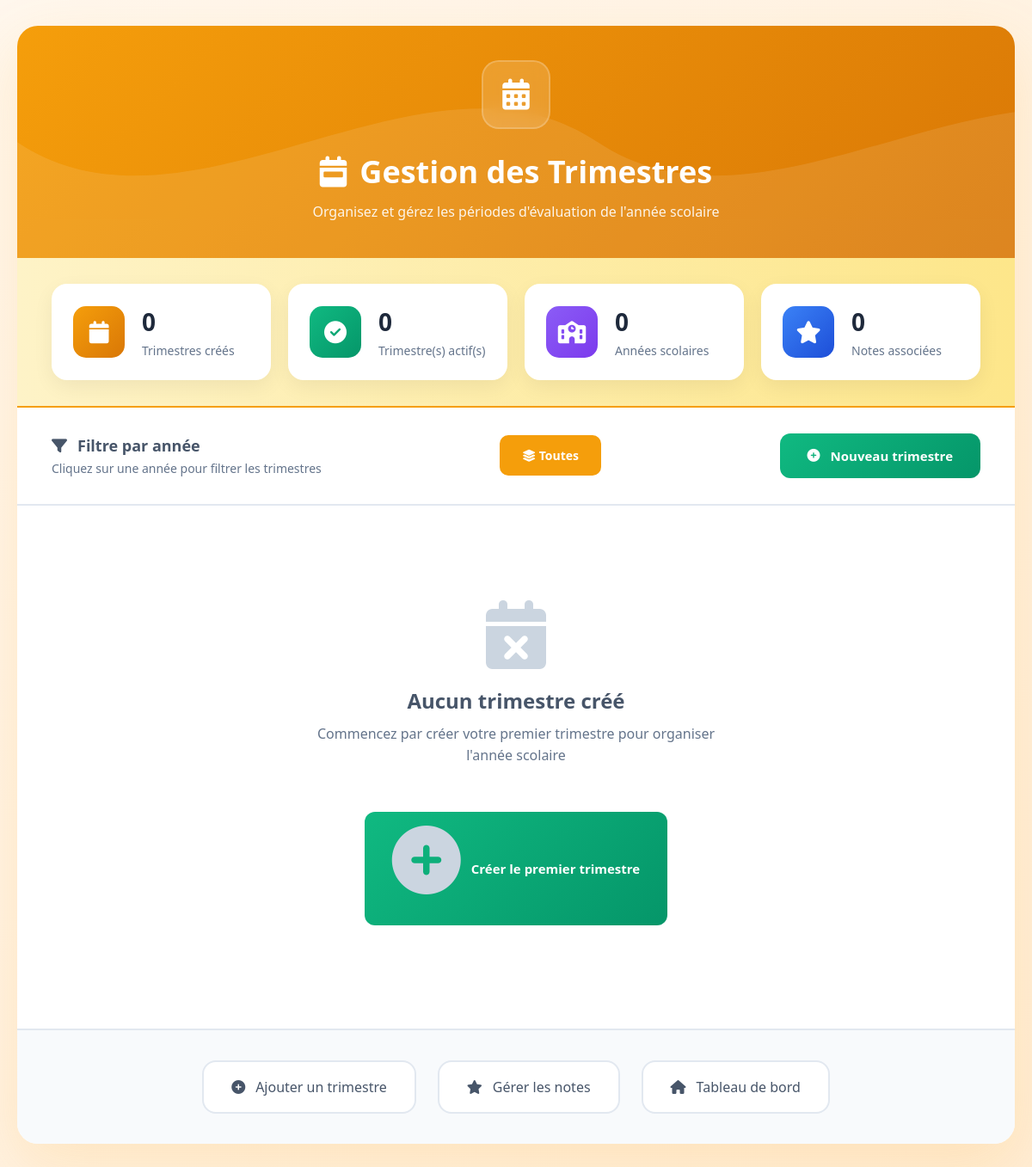
Before: /Ecole/trimestres/liste.php (signed in) with the older database file.
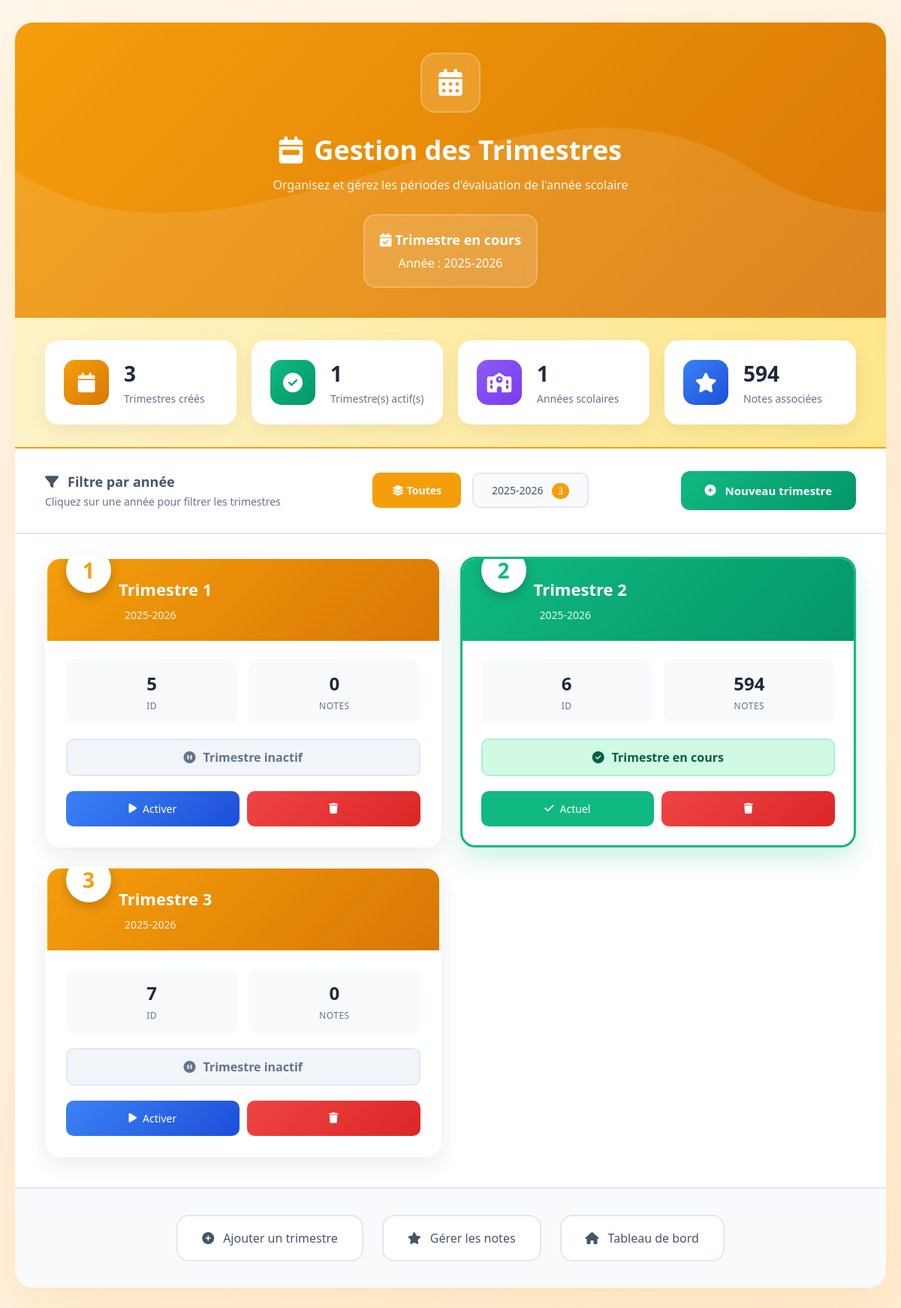
After: the same page with the newer database file.
### tables this page shows
CREATE TABLE `annees_scolaires` (
  `id` int(11) NOT NULL,
  `libelle` varchar(20) NOT NULL,
  `active` tinyint(1) DEFAULT 0
);

CREATE TABLE `trimestres` (
  `id` int(11) NOT NULL,
  `nom` varchar(30) NOT NULL,
  `ordre` int(11) NOT NULL,
  `annee_id` int(11) NOT NULL,
  `actif` tinyint(1) DEFAULT 0
);

### Ecole/trimestres/liste.php (the view, shortened to what this page needs)
<?php
require_once '../config/database.php';
$stmt = $pdo->query("
    SELECT t.id, t.nom, t.ordre, t.actif, a.libelle AS annee, a.id as annee_id,
           (SELECT COUNT(*) FROM notes n WHERE n.trimestre_id = t.id) as nb_notes
    FROM trimestres t
    JOIN annees_scolaires a ON t.annee_id = a.id
    ORDER BY a.libelle DESC, t.ordre ASC
");
$trimestres = $stmt->fetchAll();
$stats_annee = [];
foreach ($trimestres as $t) {
    if (!isset($stats_annee[$t['annee']])) {
        $stats_annee[$t['annee']] = ['total' => 0, 'actif' => 0];
    }
    $stats_annee[$t['annee']]['total']++;
    if ($t['actif']) {
        $stats_annee[$t['annee']]['actif']++;
    }
}
$current_year = null;
foreach ($trimestres as $t) {
    if ($t['actif']) {
        $current_year = $t['annee'];
        break;
    }
}
?>
<!DOCTYPE html>
<html lang="fr">
<head>
    <link rel="stylesheet" href="https://cdnjs.cloudflare.com/ajax/libs/font-awesome/6.4.0/css/all.min.css">
</head>
<body>
    <div class="container">
        <div class="header">
            <div class="header-content">
                <div class="header-icon">
                    <i class="fas fa-calendar-alt"></i>
                </div>
                <h1><i class="fas fa-calendar-week"></i> Gestion des Trimestres</h1>
                <p>Organisez et gérez les périodes d'évaluation de l'année scolaire</p>
                <?php if ($current_year): ?>
                <div class="current-period">
                    <strong><i class="fas fa-calendar-check"></i> Trimestre en cours</strong>
                    Année : <?php echo htmlspecialchars($current_year); ?>
                </div>
                <?php endif; ?>
            </div>
        </div>
        <div class="stats-bar">
            <div class="stat-card">
                <div class="stat-icon total">
                    <i class="fas fa-calendar"></i>
                </div>
                <div class="stat-content">
                    <h3><?php echo count($trimestres); ?></h3>
                    <p>Trimestres créés</p>
                </div>
            </div>
            <div class="stat-card">
                <div class="stat-icon active">
                    <i class="fas fa-check-circle"></i>
                </div>
                <div class="stat-content">
                    <h3><?php echo count(array_filter($trimestres, fn($t) => $t['actif'])); ?></h3>
                    <p>Trimestre(s) actif(s)</p>
                </div>
            </div>
            <div class="stat-card">
                <div class="stat-icon years">
                    <i class="fas fa-school"></i>
                </div>
                <div class="stat-content">
                    <h3><?php echo count($stats_annee); ?></h3>
                    <p>Années scolaires</p>
                </div>
            </div>
            <div class="stat-card">
                <div class="stat-icon notes">
                    <i class="fas fa-star"></i>
                </div>
                <div class="stat-content">
                    <h3><?php echo array_sum(array_column($trimestres, 'nb_notes')); ?></h3>
                    <p>Notes associées</p>
                </div>
            </div>
        </div>
        <div class="actions-bar">
            <div>
                <h3 style="color: #475569; font-size: 18px; display: flex; align-items: center; gap: 12px;">
                    <i class="fas fa-filter"></i> Filtre par année
                </h3>
                <p style="color: #64748b; font-size: 14px; margin-top: 5px;">
                    Cliquez sur une année pour filtrer les trimestres
                </p>
            </div>
            <div class="year-filter" id="yearFilter">
                <button class="year-btn active" data-year="all">
                    <i class="fas fa-layer-group"></i> Toutes
                </button>
                <?php foreach ($stats_annee as $annee => $stat): ?>
                <button class="year-btn" data-year="<?php echo htmlspecialchars($annee); ?>">
                    <?php echo htmlspecialchars($annee); ?>
                    <span
                        style="margin-left: 8px; padding: 2px 8px; background: #f59e0b; color: white; border-radius: 10px; font-size: 12px;">
                        <?php echo $stat['total']; ?>
                    </span>
                </button>
                <?php endforeach; ?>
            </div>
            <a href="ajouter.php" class="btn-add">
                <i class="fas fa-plus-circle"></i> Nouveau trimestre
            </a>
        </div>
        <div class="content">
            <div class="trimesters-grid" id="trimestersGrid">
                <?php if (empty($trimestres)): ?>
                <div class="empty-state">
                    <i class="fas fa-calendar-times"></i>
                    <h3>Aucun trimestre créé</h3>
                    <p>Commencez par créer votre premier trimestre pour organiser l'année scolaire</p>
                    <br>
                    <a href="ajouter.php" class="btn-add" style="display: inline-flex; width: auto;">
                        <i class="fas fa-plus-circle"></i> Créer le premier trimestre
                    </a>
                </div>
                <?php else: ?>
                <?php foreach ($trimestres as $t): ?>
                <div class="trimester-card <?php echo $t['actif'] ? 'active' : ''; ?>"
                    data-year="<?php echo htmlspecialchars($t['annee']); ?>">
                    <div class="trimester-header <?php echo $t['actif'] ? 'active' : ''; ?>">
                        <div class="trimester-order">
                            <?php echo $t['ordre']; ?>
                        </div>
                        <div class="trimester-title">
                            <?php echo htmlspecialchars($t['nom']); ?>
                        </div>
                        <div class="trimester-year">
                            <?php echo htmlspecialchars($t['annee']); ?>
                        </div>
                    </div>
                    <div class="trimester-body">
                        <div class="trimester-stats">
                            <div class="stat-item">
                                <div class="stat-value"><?php echo $t['id']; ?></div>
                                <div class="stat-label">ID</div>
                            </div>
                            <div class="stat-item">
                                <div class="stat-value"><?php echo $t['nb_notes']; ?></div>
                                <div class="stat-label">Notes</div>
                            </div>
                        </div>
                        <div class="trimester-status <?php echo $t['actif'] ? 'status-active' : 'status-inactive'; ?>">
                            <i class="fas fa-<?php echo $t['actif'] ? 'check-circle' : 'pause-circle'; ?>"></i>
                            <?php echo $t['actif'] ? 'Trimestre en cours' : 'Trimestre inactif'; ?>
                        </div>
                        <div class="trimester-actions">
                            <?php if ($t['actif']): ?>
                            <span class="btn-action btn-current">
                                <i class="fas fa-check"></i> Actuel
                            </span>
                            <?php else: ?>
                            <a href="?activate=<?php echo $t['id']; ?>" class="btn-action btn-activate"
                                onclick="return confirm('Activer le trimestre <?php echo addslashes($t['nom']); ?> ?\n\nTous les autres trimestres de l\'année <?php echo addslashes($t['annee']); ?> seront désactivés.')">
                                <i class="fas fa-play"></i> Activer
                            </a>
                            <?php endif; ?>
                            <?php if ($t['nb_notes'] == 0): ?>
                            <a href="?delete=<?php echo $t['id']; ?>" class="btn-action btn-delete"
                                onclick="return confirmDelete('<?php echo addslashes($t['nom']); ?>')">
                                <i class="fas fa-trash"></i>
                            </a>
                            <?php else: ?>
                            <button class="btn-action btn-delete" disabled
                                title="Impossible de supprimer : des notes sont associées">
                                <i class="fas fa-trash"></i>
                            </button>
                            <?php endif; ?>
                        </div>
                    </div>
                </div>
                <?php endforeach; ?>
                <?php endif; ?>
            </div>
        </div>
        <div class="nav-links">
            <a href="ajouter.php">
                <i class="fas fa-plus-circle"></i> Ajouter un trimestre
            </a>
            <a href="../notes/liste.php">
                <i class="fas fa-star"></i> Gérer les notes
            </a>
            <a href="../accueil.php">
                <i class="fas fa-home"></i> Tableau de bord
            </a>
        </div>
    </div>
</body>
</html>

Changed rows visible on the page:
added annees_scolaires: libelle "2025-2026"
added trimestres: ordre "1", nom "Trimestre 1", annee.libelle "2025-2026", id "5", nb_notes "0", actif 0 (drawn)
added trimestres: ordre "2", nom "Trimestre 2", annee.libelle "2025-2026", id "6", nb_notes "594", actif 1 (drawn)
added trimestres: ordre "3", nom "Trimestre 3", annee.libelle "2025-2026", id "7", nb_notes "0", actif 0 (drawn)
Other visible differences:
count($trimestres): "0" → "3"
count(array_filter($trimestres, fn($t) => $t['actif'])): "0" → "1"
count($stats_annee): "0" → "1"
array_sum(array_column($trimestres, 'nb_notes')): "0" → "594"
text no longer shown: "Aucun trimestre créé Commencez par créer votre premier trimestre pour organiser l'année scolaire Créer le premier trimestre"
text now shown: "Trimestre en cours Année :"
new list line: "2025-2026 3"
